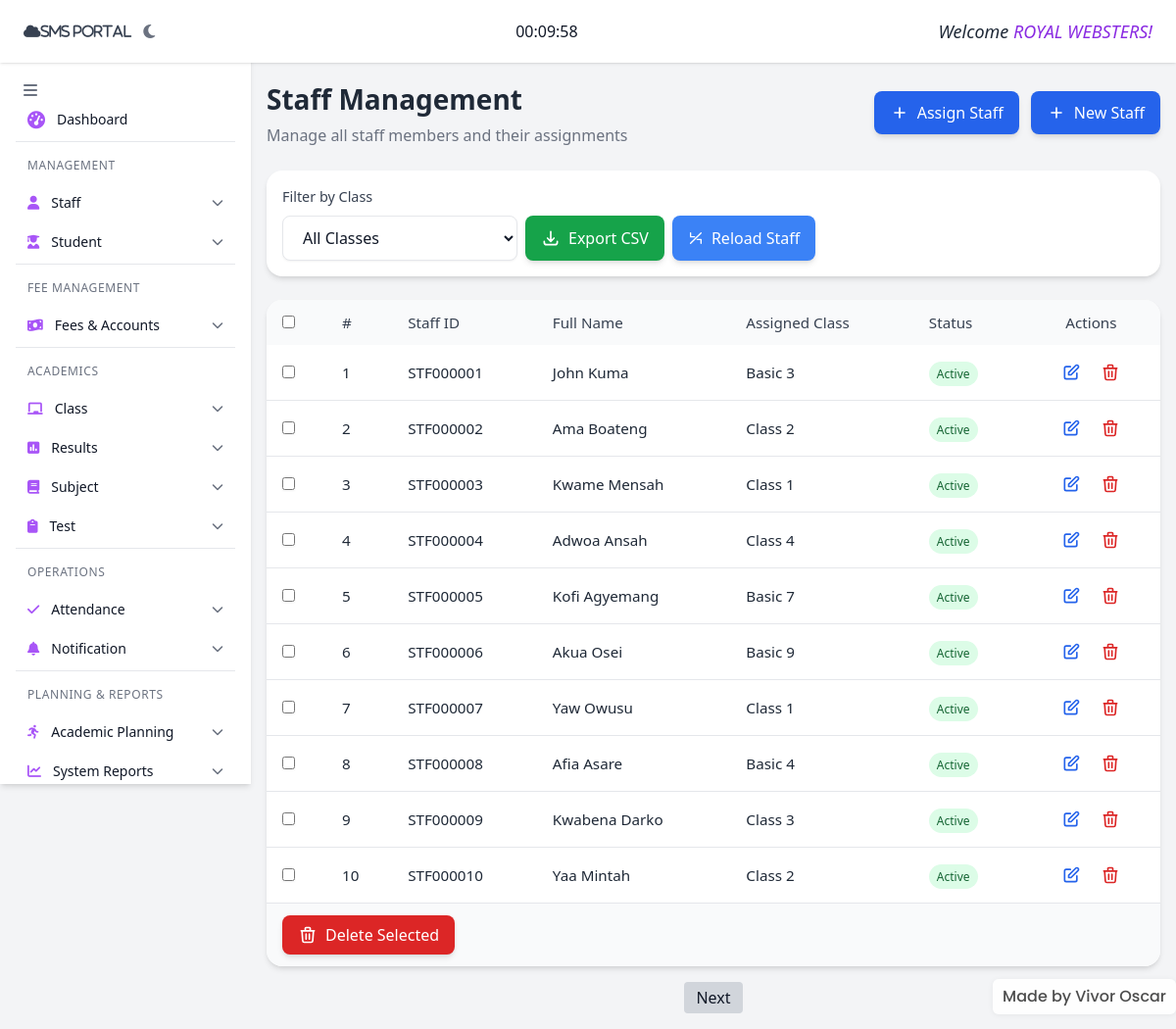
Screenshot of /public/admin/staff.php (signed in) with the database file from the repository.
### tables this page shows
CREATE TABLE `staff` (
  `staff_id` varchar(255) NOT NULL,
  `gender` varchar(255) DEFAULT NULL,
  `first_name` varchar(255) DEFAULT NULL,
  `mid_name` varchar(255) DEFAULT NULL,
  `last_name` varchar(255) DEFAULT NULL,
  `dob` varchar(255) DEFAULT NULL,
  `number` varchar(255) DEFAULT NULL,
  `email` varchar(255) DEFAULT NULL,
  `class` varchar(110) NOT NULL,
  `curaddress` varchar(255) DEFAULT NULL,
  `qualification` varchar(255) DEFAULT NULL,
  `join_date` varchar(255) DEFAULT NULL,
  `role` varchar(255) DEFAULT NULL,
  `username` varchar(255) DEFAULT NULL,
  `password` varchar(255) DEFAULT NULL,
  `conpassword` varchar(255) DEFAULT NULL
);

### public/admin/staff.php (the view, shortened to what this page needs)
<?php
include('../../includes/database.php');
$limit = 10;
$page = isset($_GET['page']) && is_numeric($_GET['page']) ? intval($_GET['page']) : 1;
$offset = ($page - 1) * $limit;
$classFilter = $_GET['class_filter'] ?? '';
$classWhere = $classFilter ? "WHERE class = '" . mysqli_real_escape_string($conn, $classFilter) . "'" : "";
include('include/side-bar.php');
?>
<body class="w-screen h-screen bg-gray-100 dark:bg-gray-900 text-gray-900 dark:text-gray-100">
  <div class="flex w-full h-full bg-gray-100 dark:bg-gray-900 text-gray-900 dark:text-gray-100">
    <main class="flex-1 ml-20 md:ml-48 lg:ml-64 pt-20 p-4 overflow-x-hidden overflow-y-auto">
      <div class="flex flex-col md:flex-row justify-between items-start md:items-center mb-6">
        <div>
          <h2 class="text-[clamp(1.25rem,2.5vw,1.75rem)] font-bold text-gray-800 dark:text-white">
            Staff Management
          </h2>
          <p class="text-[clamp(0.85rem,1.5vw,1rem)] text-gray-500 dark:text-gray-400 mt-1">
            Manage all staff members and their assignments
          </p>
        </div>
        <div class="flex flex-wrap gap-3 mt-4 md:mt-0">
          <button onclick="document.getElementById('assignStaffModal').classList.remove('hidden')"
            class="bg-blue-600 hover:bg-blue-700 text-white font-medium px-4 py-2.5 rounded-lg shadow-md transition flex items-center text-[clamp(0.85rem,1.5vw,1rem)]">
            <svg xmlns="http://www.w3.org/2000/svg" class="h-5 w-5 mr-2" fill="none" viewBox="0 0 24 24"
              stroke="currentColor">
              <path stroke-linecap="round" stroke-linejoin="round" stroke-width="2"
                d="M12 6v6m0 0v6m0-6h6m-6 0H6" />
            </svg>
            Assign Staff
          </button>
          <button onclick="document.getElementById('staffFormModal').classList.remove('hidden')"
            class="bg-blue-600 hover:bg-blue-700 text-white font-medium px-4 py-2.5 rounded-lg shadow-md transition flex items-center text-[clamp(0.85rem,1.5vw,1rem)]">
            <svg xmlns="http://www.w3.org/2000/svg" class="h-5 w-5 mr-2" fill="none" viewBox="0 0 24 24"
              stroke="currentColor">
              <path stroke-linecap="round" stroke-linejoin="round" stroke-width="2"
                d="M12 6v6m0 0v6m0-6h6m-6 0H6" />
            </svg>
            New Staff
          </button>
        </div>
      </div>
      <div class="bg-white dark:bg-gray-800 rounded-2xl shadow-md p-4 mb-6">
        <div class="flex flex-col md:flex-row md:items-center gap-4">
          <form method="GET" class="flex-1 flex flex-col md:flex-row md:items-center gap-4">
            <div class="flex-1">
              <label
                class="block text-[clamp(0.8rem,1.2vw,0.95rem)] font-medium mb-2 text-gray-700 dark:text-gray-200">
                Filter by Class
              </label>
              <div class="flex gap-2">
                <select name="class_filter" onchange="this.form.submit()"
                  class="w-full md:w-60 border border-gray-200 dark:border-gray-700 rounded-lg px-4 py-2.5 bg-white dark:bg-gray-900 text-gray-900 dark:text-gray-100 focus:ring-2 focus:ring-blue-500 focus:border-blue-500 transition shadow-sm text-[clamp(0.8rem,1.5vw,1rem)]">
                  <option value="">All Classes</option>
                  <?php
                  include('../../includes/database.php');
                  ?>
                </select>
                <a href="?export=csv<?php echo $classFilter ? '&class_filter=' . $classFilter : ''; ?>"
                  class="bg-green-600 hover:bg-green-700 text-white font-medium px-4 py-2.5 rounded-lg shadow-md transition flex items-center text-[clamp(0.8rem,1.5vw,1rem)]">
                  <svg xmlns="http://www.w3.org/2000/svg" class="h-5 w-5 mr-2" fill="none"
                    viewBox="0 0 24 24" stroke="currentColor">
                    <path stroke-linecap="round" stroke-linejoin="round" stroke-width="2"
                      d="M4 16v1a3 3 0 003 3h10a3 3 0 003-3v-1m-4-4l-4 4m0 0l-4-4m4 4V4" />
                  </svg>
                  Export CSV
                </a>
                <button type="button" id="reloadStaffBtn" title="Reload staff list" class="bg-blue-500 hover:bg-blue-600 text-white font-medium px-4 py-2.5 rounded-lg shadow-md transition flex items-center">
                  <svg xmlns="http://www.w3.org/2000/svg" class="h-4 w-4 mr-2" fill="none" viewBox="0 0 24 24" stroke="currentColor">
                    <path stroke-linecap="round" stroke-linejoin="round" stroke-width="2" d="M4 4v6h6M20 20v-6h-6M4 20l16-16" />
                  </svg>
                  Reload Staff
                </button>
              </div>
            </div>
          </form>
        </div>
      </div>
      <form method="POST">
        <section class="bg-white dark:bg-gray-800 rounded-2xl shadow-md overflow-hidden">
          <div class="overflow-x-auto">
            <table class="min-w-full w-full text-[clamp(0.8rem,1.4vw,0.95rem)]">
              <thead class="bg-gray-50 dark:bg-gray-700">
                <tr>
                  <th class="py-3 px-4 text-left"><input type="checkbox" id="select_all"
                      class="rounded border-gray-300 text-blue-600 shadow-sm"></th>
                  <th class="py-3 px-4 text-left font-medium text-gray-700 dark:text-gray-200">#</th>
                  <th class="py-3 px-4 text-left font-medium text-gray-700 dark:text-gray-200">Staff
                    ID</th>
                  <th class="py-3 px-4 text-left font-medium text-gray-700 dark:text-gray-200">Full
                    Name</th>
                  <th class="py-3 px-4 text-left font-medium text-gray-700 dark:text-gray-200">Assigned Class
                  </th>
                  <th class="py-3 px-4 text-left font-medium text-gray-700 dark:text-gray-200">Status
                  </th>
                  <th class="py-3 px-4 text-center font-medium text-gray-700 dark:text-gray-200">
                    Actions</th>
                </tr>
              </thead>
              <tbody id="staffTableBody" class="divide-y divide-gray-200 dark:divide-gray-700">
                <?php $sql = "SELECT * FROM staff $classWhere LIMIT $limit OFFSET $offset";
                $res = mysqli_query($conn, $sql);
                if (mysqli_num_rows($res) > 0) {
                  $counter = ($page - 1) * $limit + 1;
                  while ($row = mysqli_fetch_assoc($res)) {
                    echo "<tr class='hover:bg-gray-50 dark:hover:bg-gray-700/50 transition-colors'>";
                    echo "<td class='py-3 px-4'><input type='checkbox' name='selected_staff[]' value='{$row['staff_id']}' class='rounded border-gray-300 text-blue-600 shadow-sm focus:border-blue-300 focus:ring focus:ring-blue-200 focus:ring-opacity-50'></td>";
                    echo "<td class='py-3 px-4 text-gray-800 dark:text-gray-100'>{$counter}</td>";
                    echo "<td class='py-3 px-4 text-gray-800 dark:text-gray-100'>{$row['staff_id']}</td>";
                    echo "<td class='py-3 px-4 text-gray-800 dark:text-gray-100'>{$row['first_name']} {$row['mid_name']} {$row['last_name']}</td>";
                    echo "<td class='py-3 px-4 text-gray-800 dark:text-gray-100'>{$row['class']}</td>";
                    echo "<td class='py-3 px-4'><span class='px-2 py-1 text-xs font-medium bg-green-100 text-green-800 dark:bg-green-900/30 dark:text-green-300 rounded-full'>Active</span></td>";
                    echo "<td class='py-3 px-4'> <div class='flex justify-center gap-2'> <a href=\"#\" title=\"Edit\" class=\"edit text-blue-600 hover:text-blue-800 dark:text-blue-400 dark:hover:text-blue-300 p-1.5 rounded-full hover:bg-blue-100 dark:hover:bg-blue-900/30 transition\" data-id=\"{$row['staff_id']}\"> <svg xmlns=\"http://www.w3.org/2000/svg\" class=\"h-5 w-5\" fill=\"none\" viewBox=\"0 0 24 24\" stroke=\"currentColor\"> <path stroke-linecap=\"round\" stroke-linejoin=\"round\" stroke-width=\"2\" d=\"M11 5H6a2 2 0 00-2 2v11a2 2 0 002 2h11a2 2 0 002-2v-5m-1.414-9.414a2 2 0 112.828 2.828L11.828 15H9v-2.828l8.586-8.586z\" /> </svg> </a> <a href=\"delete.php?table=staff&id={$row['staff_id']}\" title=\"Delete\" class=\"text-red-600 hover:text-red-800 dark:text-red-400 dark:hover:text-red-300 p-1.5 rounded-full hover:bg-red-100 dark:hover:bg-red-900/30 transition\" onclick=\"return confirm('Are you sure you want to delete this staff member?');\"> <svg xmlns=\"http://www.w3.org/2000/svg\" class=\"h-5 w-5\" fill=\"none\" viewBox=\"0 0 24 24\" stroke=\"currentColor\"> <path stroke-linecap=\"round\" stroke-linejoin=\"round\" stroke-width=\"2\" d=\"M19 7l-.867 12.142A2 2 0 0116.138 21H7.862a2 2 0 01-1.995-1.858L5 7m5 4v6m4-6v6m1-10V4a1 1 0 00-1-1h-4a1 1 0 00-1 1v3M4 7h16\" /> </svg> </a> </div> </td>";
                    echo "</tr>";
                    $counter++;
                  }
                }
                ?>
              </tbody>
            </table>
          </div>
          <div class="px-4 py-3 bg-gray-50 dark:bg-gray-700/50 border-t border-gray-200 dark:border-gray-700">
            <button type="submit" name="delete_selected"
              class="bg-red-600 hover:bg-red-700 text-white font-medium px-4 py-2 rounded-lg shadow-md transition flex items-center text-[clamp(0.85rem,1.5vw,1rem)]">
              <svg xmlns="http://www.w3.org/2000/svg" class="h-5 w-5 mr-2" fill="none" viewBox="0 0 24 24"
                stroke="currentColor">
                <path stroke-linecap="round" stroke-linejoin="round" stroke-width="2"
                  d="M19 7l-.867 12.142A2 2 0 0116.138 21H7.862a2 2 0 01-1.995-1.858L5 7m5 4v6m4-6v6m1-10V4a1 1 0 00-1-1h-4a1 1 0 00-1 1v3M4 7h16" />
              </svg>
              Delete Selected
            </button>
          </div>
        </section>
      </form>
      <?php
      $countRes = mysqli_query($conn, "SELECT COUNT(*) as total FROM staff $classWhere");
      $totalRows = mysqli_fetch_assoc($countRes)['total'];
      $totalPages = ceil($totalRows / $limit);
      ?>
      <div class="mt-4 flex justify-center gap-2">
        <?php if ($page < $totalPages): ?>
          <a href="?page=<?php echo $page + 1; ?><?php echo $classFilter ? '&class_filter=' . $classFilter : ''; ?>"
            class="px-3 py-1 bg-gray-300 hover:bg-gray-400 rounded">Next</a>
        <?php endif; ?>
      </div>
    </main>
</body>

### public/admin/include/header.php (shortened to what this page needs)
<header class="fixed top-0 left-0 right-0 z-50 h-16 bg-white dark:bg-gray-800 shadow flex items-center justify-between px-4 md:px-6">
  <div class="flex items-center gap-3">
    <i class="fa fa-cloud text-sm text-gray-700 dark:text-gray-200">sms portal</i>
    <button @click="toggleDarkMode()" class="text-gray-500 dark:text-gray-300 focus:outline-none">
      <i :class="darkMode ? 'fas fa-sun' : 'fas fa-moon'"></i>
    </button>
  </div>
  <div>
    <span id="countdownDisplay" class="counter"></span>
  </div>
  <div class="text-base md:text-lg text-gray-800 dark:text-white">
    <em>Welcome
      <span style="color:blueviolet;">
        <?php
          include('../../includes/database.php');
        $username = $_SESSION['username'] ?? '';
        $sql = "SELECT name FROM administrator WHERE username='$username'";
        $result = mysqli_query($conn, $sql);
        $row = mysqli_fetch_assoc($result);
        $name = $row['name'] ?? '';
        echo strtoupper(htmlspecialchars(($name ?? '')));
        ?>!
      </span>
    </em>
  </div>
</header>
<?php
if (file_exists(__DIR__ . '/../../include/watermark.php')) {
  include __DIR__ . '/../../include/watermark.php';
}

### rows the page displays
staff: staff_id "STF000001", first_name "John", last_name "Kuma", class "Basic 3"
staff: staff_id "STF000002", first_name "Ama", last_name "Boateng", class "Class 2"
staff: staff_id "STF000003", first_name "Kwame", last_name "Mensah", class "Class 1"
staff: staff_id "STF000004", first_name "Adwoa", last_name "Ansah", class "Class 4"
staff: staff_id "STF000005", first_name "Kofi", last_name "Agyemang", class "Basic 7"
staff: staff_id "STF000006", first_name "Akua", last_name "Osei", class "Basic 9"
staff: staff_id "STF000007", first_name "Yaw", last_name "Owusu", class "Class 1"
staff: staff_id "STF000008", first_name "Afia", last_name "Asare", class "Basic 4"
staff: staff_id "STF000009", first_name "Kwabena", last_name "Darko", class "Class 3"
staff: staff_id "STF000010", first_name "Yaa", last_name "Mintah", class "Class 2"

### other values shown
$name "ROYAL WEBSTERS"
